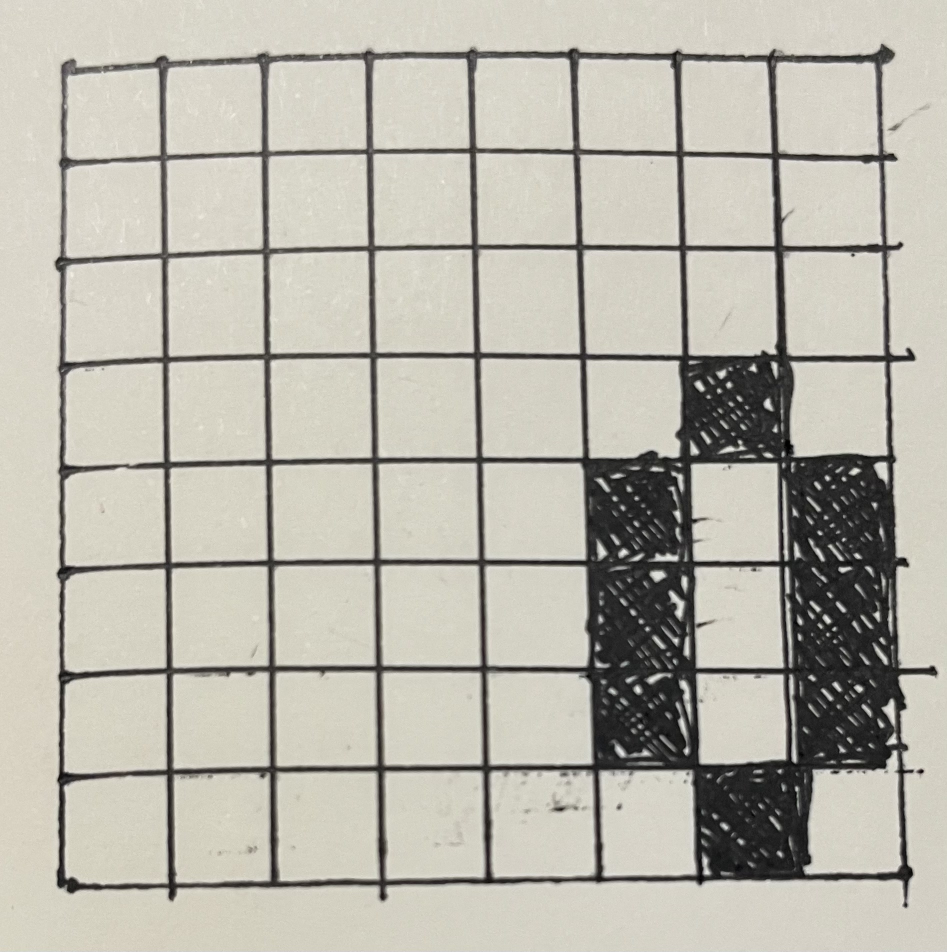
#> input picture images/Image.jpeg, 1894 x 1903 px, found by its file name (shown at 1/2 size)
$ python pr2.py
#> lines starting #> are read from the running program, lines starting #| are printed output that depends on the picture; after the words box and inside, x2 and y2 are one past the last pixel; in counts of white or black regions, pixels touching at a corner belong together
import cv2
import numpy as np

# Step 1: Image Preprocessing
image = cv2.imread('Image.jpeg', cv2.IMREAD_GRAYSCALE)
#> image: shape (1903, 1894); min 0, max 244, mean 181.8
#desired_width = 400  # Example desired width
#desired_height = 400  # Example desired height
#image = cv2.resize(image, (desired_width, desired_height))

# Step 2: Image Segmentation
_, binary_image = cv2.threshold(image, 128, 255, cv2.THRESH_BINARY)
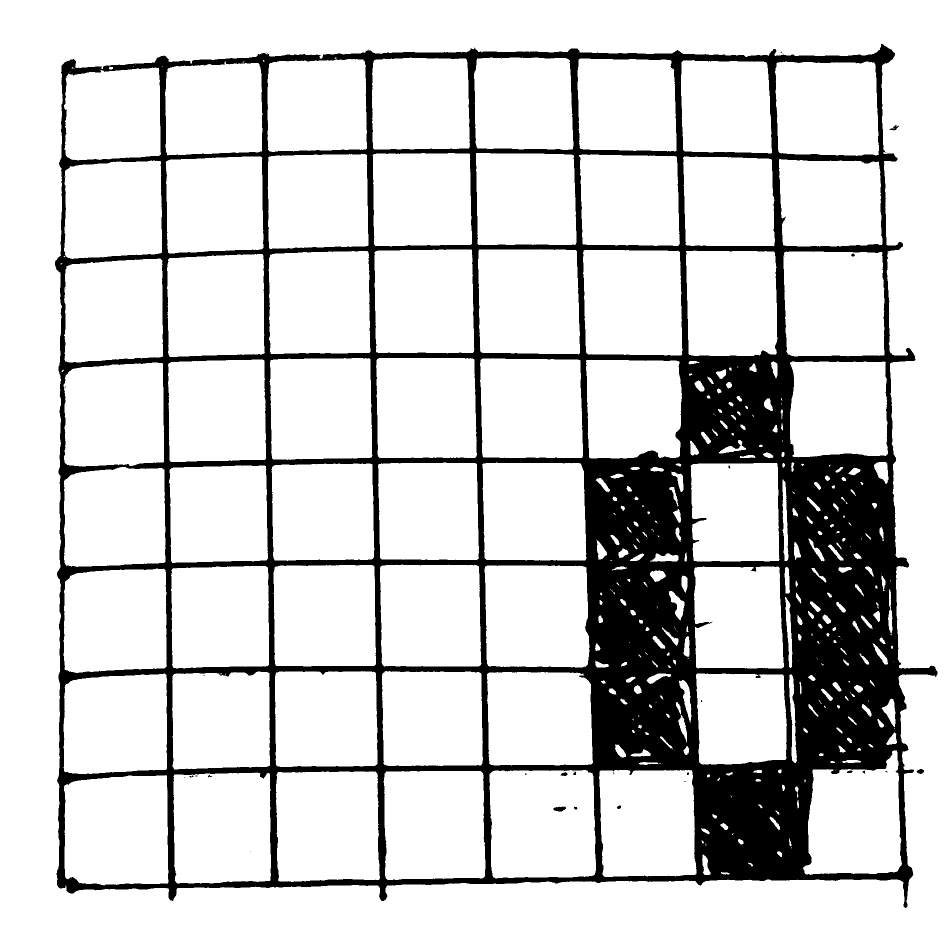
#> binary_image: shape (1903, 1894) (shown at 1/2 size); 82.8% white; 36 black regions (24 under 20 px), largest, box (x1, y1, x2, y2) and area: (110, 87, 1875, 1816) 619774, (1107, 1613, 1132, 1623) 184, (1833, 1538, 1848, 1548) 102

# Step 3: Feature Extraction
square_size = 20  # Example size of each square in pixels
height, width = binary_image.shape
#> height = 1903; width = 1894
bitmap = np.zeros((height // square_size, width // square_size), dtype=int)

for i in range(0, height, square_size):
    for j in range(0, width, square_size):
#> (the run stopped early here; a loop or call above may not have finished)

$ run again, with images/img.jpeg copied over images/Image.jpeg
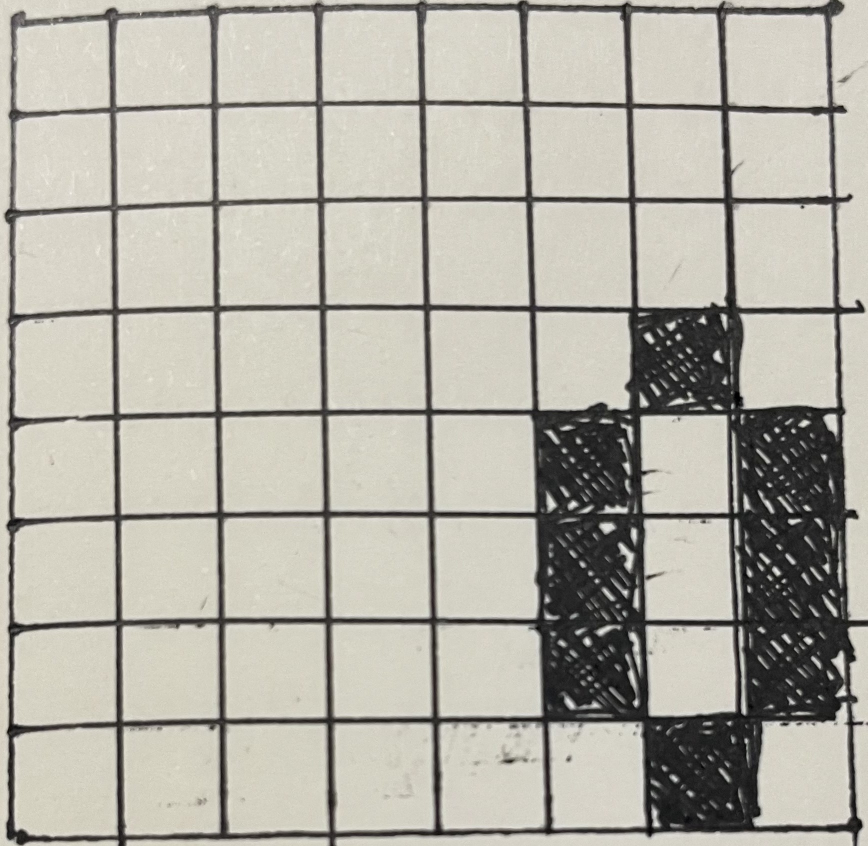
#> input picture images/img.jpeg, 1735 x 1692 px, found by its file name (shown at 1/2 size)
#> `_, binary_image = cv2.threshold(image, 128, 255, cv2.THRESH_BINARY)`:
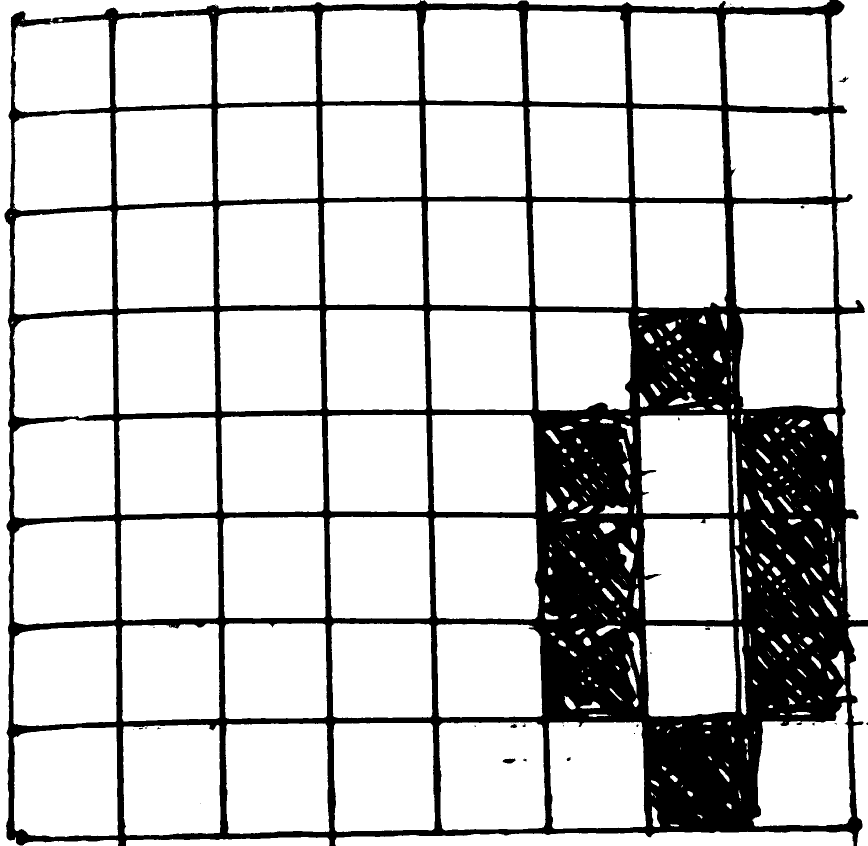
#> binary_image: shape (1692, 1735) (shown at 1/2 size); 78.9% white; 35 black regions (25 under 20 px), largest, box (x1, y1, x2, y2) and area: (9, 0, 1735, 1692) 618511, (1005, 1517, 1031, 1527) 187, (1677, 153, 1697, 165) 87
